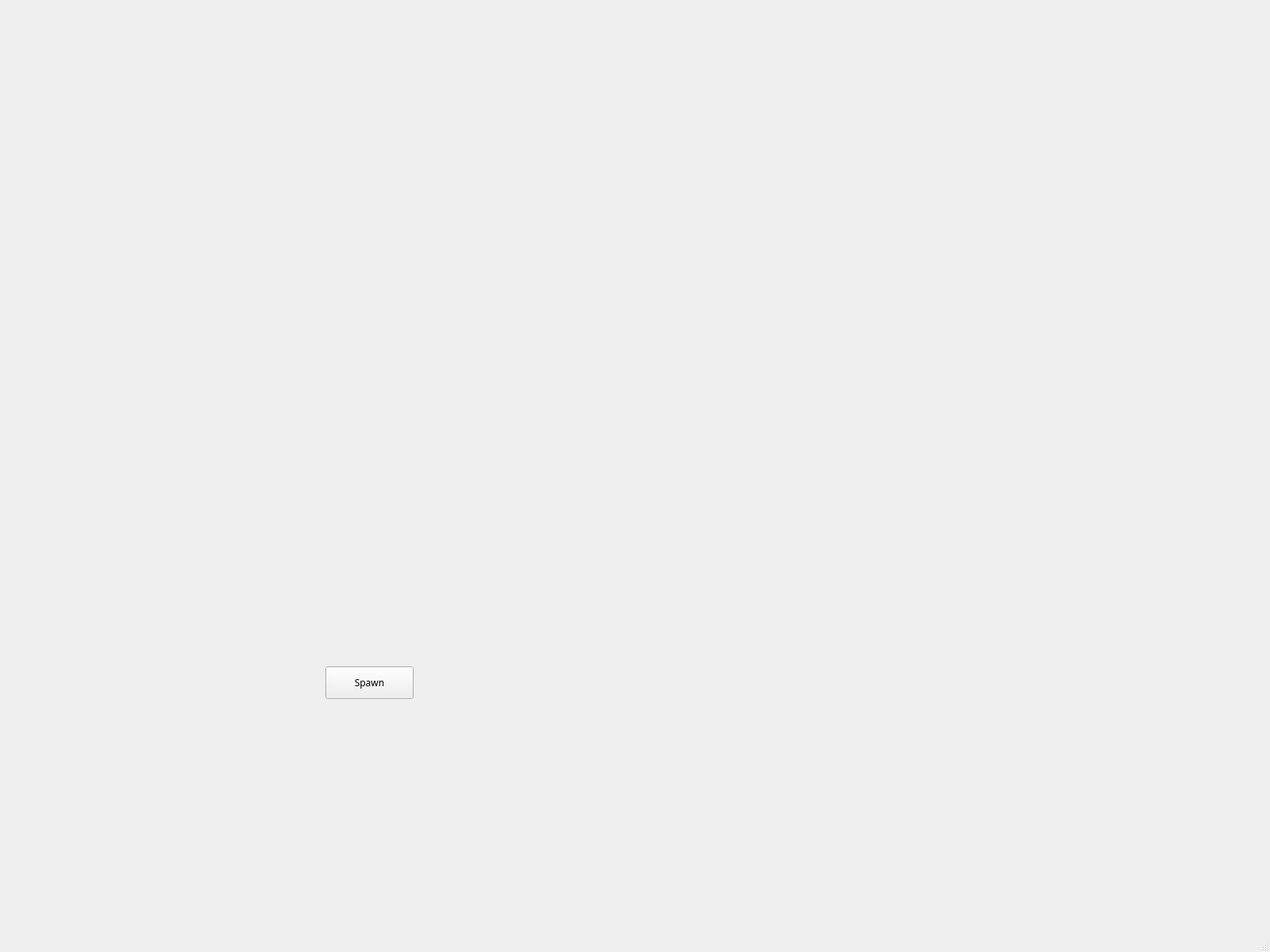
<?xml version="1.0" encoding="UTF-8"?>
<ui version="4.0">
 <class>MainWindow</class>
 <widget class="QMainWindow" name="MainWindow">
  <property name="geometry">
   <rect>
    <x>0</x>
    <y>0</y>
    <width>1600</width>
    <height>1200</height>
   </rect>
  </property>
  <property name="windowTitle">
   <string>MainWindow</string>
  </property>
  <widget class="QWidget" name="centralwidget">
   <widget class="QGraphicsView" name="graphicsView">
    <property name="geometry">
     <rect>
      <x>400</x>
      <y>300</y>
      <width>800</width>
      <height>600</height>
     </rect>
    </property>
    <property name="palette">
     <palette>
      <active>
       <colorrole role="WindowText">
        <brush brushstyle="SolidPattern">
         <color alpha="255">
          <red>0</red>
          <green>0</green>
          <blue>0</blue>
         </color>
        </brush>
       </colorrole>
       <colorrole role="Button">
        <brush brushstyle="SolidPattern">
         <color alpha="0">
          <red>255</red>
          <green>255</green>
          <blue>255</blue>
         </color>
        </brush>
       </colorrole>
       <colorrole role="Light">
        <brush brushstyle="SolidPattern">
         <color alpha="255">
          <red>255</red>
          <green>255</green>
          <blue>255</blue>
         </color>
        </brush>
       </colorrole>
       <colorrole role="Midlight">
        <brush brushstyle="SolidPattern">
         <color alpha="255">
          <red>212</red>
          <green>255</green>
          <blue>255</blue>
         </color>
        </brush>
       </colorrole>
       <colorrole role="Dark">
        <brush brushstyle="SolidPattern">
         <color alpha="255">
          <red>85</red>
          <green>127</green>
          <blue>127</blue>
         </color>
        </brush>
       </colorrole>
       <colorrole role="Mid">
        <brush brushstyle="SolidPattern">
         <color alpha="255">
          <red>113</red>
          <green>170</green>
          <blue>170</blue>
         </color>
        </brush>
       </colorrole>
       <colorrole role="Text">
        <brush brushstyle="SolidPattern">
         <color alpha="255">
          <red>0</red>
          <green>0</green>
          <blue>0</blue>
         </color>
        </brush>
       </colorrole>
       <colorrole role="BrightText">
        <brush brushstyle="SolidPattern">
         <color alpha="255">
          <red>255</red>
          <green>255</green>
          <blue>255</blue>
         </color>
        </brush>
       </colorrole>
       <colorrole role="ButtonText">
        <brush brushstyle="SolidPattern">
         <color alpha="255">
          <red>0</red>
          <green>0</green>
          <blue>0</blue>
         </color>
        </brush>
       </colorrole>
       <colorrole role="Base">
        <brush brushstyle="NoBrush">
         <color alpha="255">
          <red>0</red>
          <green>0</green>
          <blue>0</blue>
         </color>
        </brush>
       </colorrole>
       <colorrole role="Window">
        <brush brushstyle="SolidPattern">
         <color alpha="0">
          <red>255</red>
          <green>255</green>
          <blue>255</blue>
         </color>
        </brush>
       </colorrole>
       <colorrole role="Shadow">
        <brush brushstyle="SolidPattern">
         <color alpha="255">
          <red>0</red>
          <green>0</green>
          <blue>0</blue>
         </color>
        </brush>
       </colorrole>
       <colorrole role="AlternateBase">
        <brush brushstyle="SolidPattern">
         <color alpha="255">
          <red>212</red>
          <green>255</green>
          <blue>255</blue>
         </color>
        </brush>
       </colorrole>
       <colorrole role="ToolTipBase">
        <brush brushstyle="SolidPattern">
         <color alpha="255">
          <red>255</red>
          <green>255</green>
          <blue>220</blue>
         </color>
        </brush>
       </colorrole>
       <colorrole role="ToolTipText">
        <brush brushstyle="SolidPattern">
         <color alpha="255">
          <red>0</red>
          <green>0</green>
          <blue>0</blue>
         </color>
        </brush>
       </colorrole>
       <colorrole role="PlaceholderText">
        <brush brushstyle="SolidPattern">
         <color alpha="128">
          <red>0</red>
          <green>0</green>
          <blue>0</blue>
         </color>
        </brush>
       </colorrole>
      </active>
      <inactive>
       <colorrole role="WindowText">
        <brush brushstyle="SolidPattern">
         <color alpha="255">
          <red>0</red>
          <green>0</green>
          <blue>0</blue>
         </color>
        </brush>
       </colorrole>
       <colorrole role="Button">
        <brush brushstyle="SolidPattern">
         <color alpha="0">
          <red>255</red>
          <green>255</green>
          <blue>255</blue>
         </color>
        </brush>
       </colorrole>
       <colorrole role="Light">
        <brush brushstyle="SolidPattern">
         <color alpha="255">
          <red>255</red>
          <green>255</green>
          <blue>255</blue>
         </color>
        </brush>
       </colorrole>
       <colorrole role="Midlight">
        <brush brushstyle="SolidPattern">
         <color alpha="255">
          <red>212</red>
          <green>255</green>
          <blue>255</blue>
         </color>
        </brush>
       </colorrole>
       <colorrole role="Dark">
        <brush brushstyle="SolidPattern">
         <color alpha="255">
          <red>85</red>
          <green>127</green>
          <blue>127</blue>
         </color>
        </brush>
       </colorrole>
       <colorrole role="Mid">
        <brush brushstyle="SolidPattern">
         <color alpha="255">
          <red>113</red>
          <green>170</green>
          <blue>170</blue>
         </color>
        </brush>
       </colorrole>
       <colorrole role="Text">
        <brush brushstyle="SolidPattern">
         <color alpha="255">
          <red>0</red>
          <green>0</green>
          <blue>0</blue>
         </color>
        </brush>
       </colorrole>
       <colorrole role="BrightText">
        <brush brushstyle="SolidPattern">
         <color alpha="255">
          <red>255</red>
          <green>255</green>
          <blue>255</blue>
         </color>
        </brush>
       </colorrole>
       <colorrole role="ButtonText">
        <brush brushstyle="SolidPattern">
         <color alpha="255">
          <red>0</red>
          <green>0</green>
          <blue>0</blue>
         </color>
        </brush>
       </colorrole>
       <colorrole role="Base">
        <brush brushstyle="NoBrush">
         <color alpha="255">
          <red>0</red>
          <green>0</green>
          <blue>0</blue>
         </color>
        </brush>
       </colorrole>
       <colorrole role="Window">
        <brush brushstyle="SolidPattern">
         <color alpha="0">
          <red>255</red>
          <green>255</green>
          <blue>255</blue>
         </color>
        </brush>
       </colorrole>
       <colorrole role="Shadow">
        <brush brushstyle="SolidPattern">
         <color alpha="255">
          <red>0</red>
          <green>0</green>
          <blue>0</blue>
         </color>
        </brush>
       </colorrole>
       <colorrole role="AlternateBase">
        <brush brushstyle="SolidPattern">
         <color alpha="255">
          <red>212</red>
          <green>255</green>
          <blue>255</blue>
         </color>
        </brush>
       </colorrole>
       <colorrole role="ToolTipBase">
        <brush brushstyle="SolidPattern">
         <color alpha="255">
          <red>255</red>
          <green>255</green>
          <blue>220</blue>
         </color>
        </brush>
       </colorrole>
       <colorrole role="ToolTipText">
        <brush brushstyle="SolidPattern">
         <color alpha="255">
          <red>0</red>
          <green>0</green>
          <blue>0</blue>
         </color>
        </brush>
       </colorrole>
       <colorrole role="PlaceholderText">
        <brush brushstyle="SolidPattern">
         <color alpha="128">
          <red>0</red>
          <green>0</green>
          <blue>0</blue>
         </color>
        </brush>
       </colorrole>
      </inactive>
      <disabled>
       <colorrole role="WindowText">
        <brush brushstyle="SolidPattern">
         <color alpha="255">
          <red>85</red>
          <green>127</green>
          <blue>127</blue>
         </color>
        </brush>
       </colorrole>
       <colorrole role="Button">
        <brush brushstyle="SolidPattern">
         <color alpha="0">
          <red>255</red>
          <green>255</green>
          <blue>255</blue>
         </color>
        </brush>
       </colorrole>
       <colorrole role="Light">
        <brush brushstyle="SolidPattern">
         <color alpha="255">
          <red>255</red>
          <green>255</green>
          <blue>255</blue>
         </color>
        </brush>
       </colorrole>
       <colorrole role="Midlight">
        <brush brushstyle="SolidPattern">
         <color alpha="255">
          <red>212</red>
          <green>255</green>
          <blue>255</blue>
         </color>
        </brush>
       </colorrole>
       <colorrole role="Dark">
        <brush brushstyle="SolidPattern">
         <color alpha="255">
          <red>85</red>
          <green>127</green>
          <blue>127</blue>
         </color>
        </brush>
       </colorrole>
       <colorrole role="Mid">
        <brush brushstyle="SolidPattern">
         <color alpha="255">
          <red>113</red>
          <green>170</green>
          <blue>170</blue>
         </color>
        </brush>
       </colorrole>
       <colorrole role="Text">
        <brush brushstyle="SolidPattern">
         <color alpha="255">
          <red>85</red>
          <green>127</green>
          <blue>127</blue>
         </color>
        </brush>
       </colorrole>
       <colorrole role="BrightText">
        <brush brushstyle="SolidPattern">
         <color alpha="255">
          <red>255</red>
          <green>255</green>
          <blue>255</blue>
         </color>
        </brush>
       </colorrole>
       <colorrole role="ButtonText">
        <brush brushstyle="SolidPattern">
         <color alpha="255">
          <red>85</red>
          <green>127</green>
          <blue>127</blue>
         </color>
        </brush>
       </colorrole>
       <colorrole role="Base">
        <brush brushstyle="NoBrush">
         <color alpha="255">
          <red>0</red>
          <green>0</green>
          <blue>0</blue>
         </color>
        </brush>
       </colorrole>
       <colorrole role="Window">
        <brush brushstyle="SolidPattern">
         <color alpha="0">
          <red>255</red>
          <green>255</green>
          <blue>255</blue>
         </color>
        </brush>
       </colorrole>
       <colorrole role="Shadow">
        <brush brushstyle="SolidPattern">
         <color alpha="255">
          <red>0</red>
          <green>0</green>
          <blue>0</blue>
         </color>
        </brush>
       </colorrole>
       <colorrole role="AlternateBase">
        <brush brushstyle="SolidPattern">
         <color alpha="255">
          <red>170</red>
          <green>255</green>
          <blue>255</blue>
         </color>
        </brush>
       </colorrole>
       <colorrole role="ToolTipBase">
        <brush brushstyle="SolidPattern">
         <color alpha="255">
          <red>255</red>
          <green>255</green>
          <blue>220</blue>
         </color>
        </brush>
       </colorrole>
       <colorrole role="ToolTipText">
        <brush brushstyle="SolidPattern">
         <color alpha="255">
          <red>0</red>
          <green>0</green>
          <blue>0</blue>
         </color>
        </brush>
       </colorrole>
       <colorrole role="PlaceholderText">
        <brush brushstyle="SolidPattern">
         <color alpha="128">
          <red>0</red>
          <green>0</green>
          <blue>0</blue>
         </color>
        </brush>
       </colorrole>
      </disabled>
     </palette>
    </property>
    <property name="styleSheet">
     <string notr="true">background-color: rgba(255, 255, 255, 0);</string>
    </property>
    <property name="verticalScrollBarPolicy">
     <enum>Qt::ScrollBarAlwaysOff</enum>
    </property>
    <property name="horizontalScrollBarPolicy">
     <enum>Qt::ScrollBarAlwaysOff</enum>
    </property>
   </widget>
   <widget class="QPushButton" name="pushButton">
    <property name="geometry">
     <rect>
      <x>410</x>
      <y>840</y>
      <width>111</width>
      <height>41</height>
     </rect>
    </property>
    <property name="font">
     <font>
      <family>Century Gothic</family>
     </font>
    </property>
    <property name="cursor">
     <cursorShape>PointingHandCursor</cursorShape>
    </property>
    <property name="text">
     <string>Spawn</string>
    </property>
   </widget>
   <widget class="QLabel" name="label">
    <property name="geometry">
     <rect>
      <x>400</x>
      <y>300</y>
      <width>801</width>
      <height>600</height>
     </rect>
    </property>
    <property name="text">
     <string/>
    </property>
    <property name="pixmap">
     <pixmap>../../../Pictures/Saved Pictures/170654702.jpg</pixmap>
    </property>
   </widget>
   <zorder>label</zorder>
   <zorder>graphicsView</zorder>
   <zorder>pushButton</zorder>
  </widget>
  <widget class="QMenuBar" name="menubar">
   <property name="geometry">
    <rect>
     <x>0</x>
     <y>0</y>
     <width>1600</width>
     <height>21</height>
    </rect>
   </property>
  </widget>
  <widget class="QStatusBar" name="statusbar"/>
 </widget>
 <resources/>
 <connections/>
</ui>
